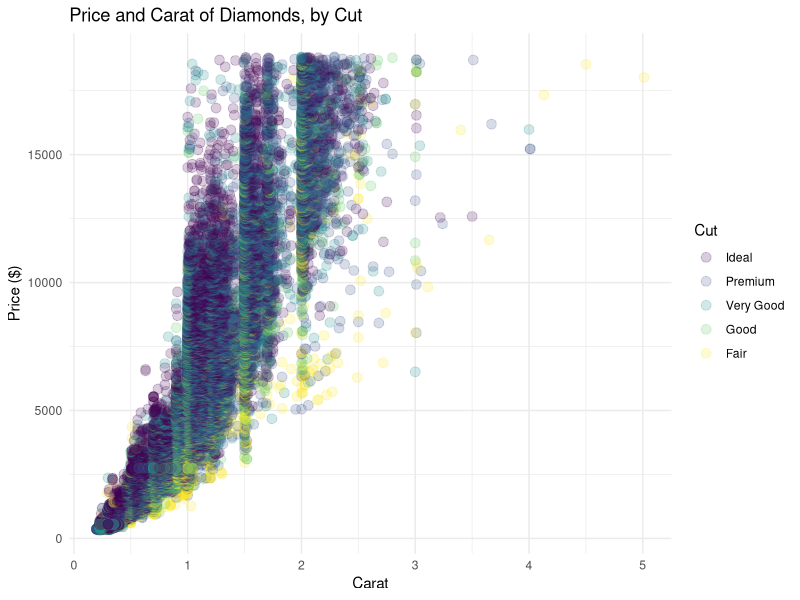
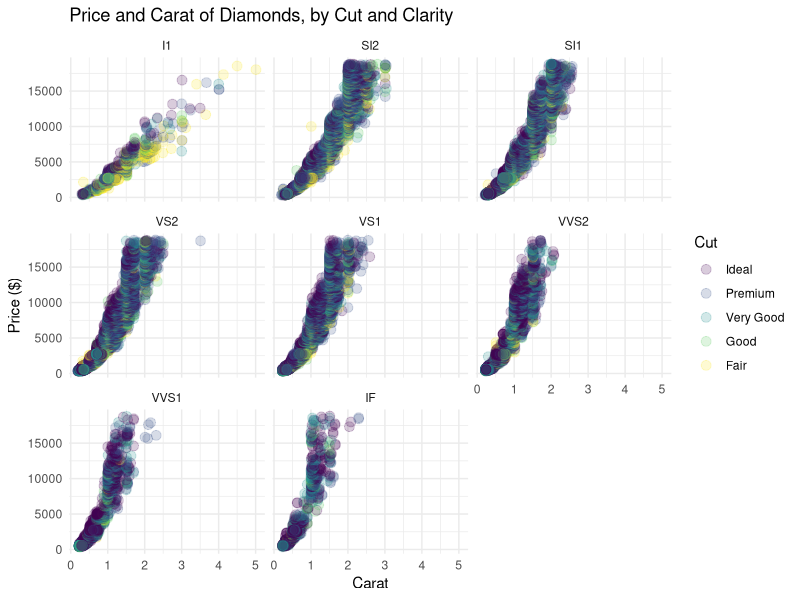
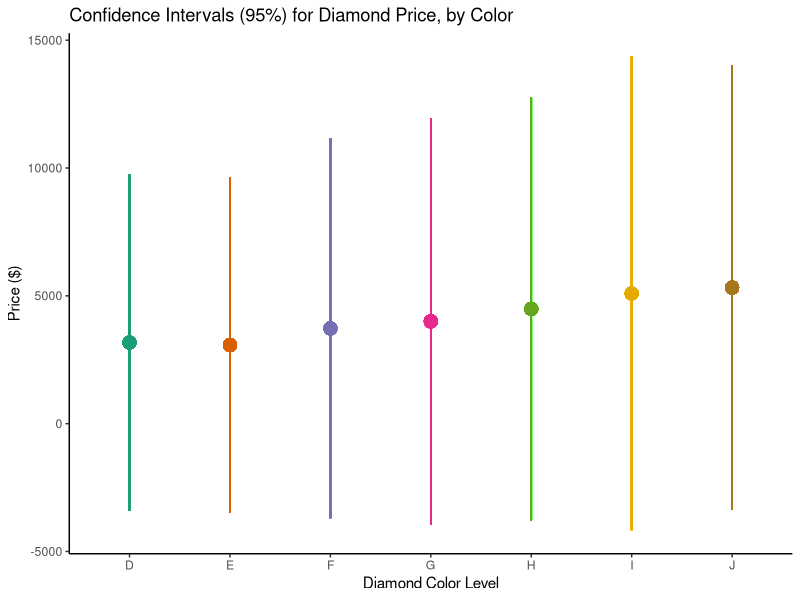

Write R code to recreate these figures, in order.
#in class plotting practice

library(tidyverse)
glimpse(diamonds)

d2 <- diamonds

d2$cut <- factor(d2$cut, level = c("Ideal","Premium", "Very Good", "Good", "Fair"))
  
#plot1
ggplot(d2, aes(carat, price, color = cut))+
  geom_point(alpha = .2, size = 3)+
  labs(x = "Carat",
       y = "Price ($)",
       title = "Price and Carat of Diamonds, by Cut",
       color = "Cut")+
  theme_minimal()+
  scale_color_viridis_d()

#scale_colour_viridis_d(direction = -1)

#plot2
ggplot(d2, aes(carat, price, color = cut))+
  geom_point(alpha = .2, size = 3)+
  labs(x = "Carat",
       y = "Price ($)",
       title = "Price and Carat of Diamonds, by Cut and Clarity",
       color = "Cut")+
  theme_minimal()+
  facet_wrap(~clarity)

#notice we are not actually dividing by sqrt(n) in the confidence interval 
#calculation, this is just so the plot would show the lines more and we could
#see the pretty colors better

df <- d2 %>% 
  group_by(color) %>% 
  mutate(AvgPrice = mean(price),
         Upper = mean(price) + 1.96 * sd(price),
         Lower = mean(price) - 1.96 * sd(price))


library(viridis)

ggplot(df, aes(color, AvgPrice, color = color))+
  geom_linerange(aes(ymin = Lower, ymax = Upper))+
  geom_point(size = 4)+
  theme_classic()+
  labs(x = "Diamond Color Level",
       y = "Price ($)",
       title = "Confidence Intervals (95%) for Diamond Price, by Color")+
  scale_color_brewer(palette = "Dark2")+
  theme(legend.position = "none")




